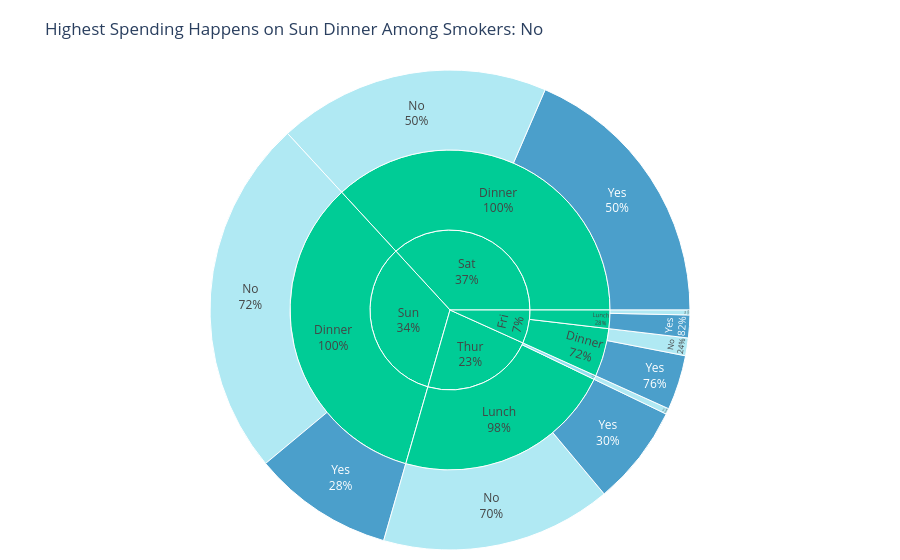

Notebook code for this chart:
### Code cell
# Load built-in tips dataset
tips = px.data.tips()

# Aggregate total bill amount
tips_grouped = (
    tips.groupby(['day', 'time', 'smoker'])['total_bill']
    .sum()
    .reset_index()
)

# Find where the highest spending happens
top_spending = (
    tips_grouped.sort_values(by='total_bill', ascending=False)
    .iloc[0]
)

# Sunburst chart
fig = px.sunburst(
    tips_grouped,
    path=['day', 'time', 'smoker'],
    values='total_bill',
    color='smoker',
    color_discrete_map={
        'Yes': '#0077B6',  
        'No': '#DDB892'     
    },
    title=f'Highest Spending Happens on {top_spending["day"]} {top_spending["time"]} Among Smokers: {top_spending["smoker"]}'
)

# Grey out parent nodes + show percent of parent
fig.update_traces(
    textinfo='label+percent parent',
    root_color='lightgrey'
)

# Layout cleanup
fig.update_layout(
    margin=dict(t=70, l=10, r=10, b=10)
)

fig.show()

### Figure 1 — Plotly figure (JSON) as saved in the notebook; plotly's stock layout.template omitted (floating-point values rounded to 4 significant figures)
{"data": [{"branchvalues": "total", "customdata": [["(?)"], ["(?)"], ["(?)"], ["(?)"], ["(?)"], ["(?)"], ["(?)"], ["(?)"], ["(?)"], ["No"], ["No"], ["No"], ["No"], ["No"], ["No"], ["No"], ["Yes"], ["Yes"], ["Yes"], ["Yes"], ["Yes"]], "domain": {"x": [0, 1], "y": [0, 1]}, "hovertemplate": "labels=%{label}<br>total_bill=%{value}<br>parent=%{parent}<br>id=%{id}<br>smoker=%{customdata[0]}<extra></extra>", "ids": ["Thur", "Sat", "Fri", "Thur/Lunch", "Sun/Dinner", "Sat/Dinner", "Fri/Lunch", "Fri/Dinner", "Sun", "Thur/Dinner", "Fri/Dinner/No", "Thur/Dinner/No", "Sun/Dinner/No", "Sat/Dinner/No", "Fri/Lunch/No", "Thur/Lunch/No", "Sun/Dinner/Yes", "Sat/Dinner/Yes", "Fri/Lunch/Yes", "Fri/Dinner/Yes", "Thur/Lunch/Yes"], "labels": ["Thur", "Sat", "Fri", "Lunch", "Dinner", "Dinner", "Lunch", "Dinner", "Sun", "Dinner", "No", "No", "No", "No", "No", "No", "Yes", "Yes", "Yes", "Yes", "Yes"], "marker": {"colors": ["#00cc96", "#00cc96", "#00cc96", "#00cc96", "#00cc96", "#00cc96", "#00cc96", "#00cc96", "#00cc96", "#90E0EF", "#90E0EF", "#90E0EF", "#90E0EF", "#90E0EF", "#90E0EF", "#90E0EF", "#0077B6", "#0077B6", "#0077B6", "#0077B6", "#0077B6"]}, "name": "", "parents": ["", "", "", "Thur", "Sun", "Sat", "Fri", "Fri", "", "Thur", "Fri/Dinner", "Thur/Dinner", "Sun/Dinner", "Sat/Dinner", "Fri/Lunch", "Thur/Lunch", "Sun/Dinner", "Sat/Dinner", "Fri/Lunch", "Fri/Dinner", "Thur/Lunch"], "root": {"color": "lightgrey"}, "textinfo": "label+percent parent", "type": "sunburst", "values": [1096.0, 1778.0, 325.9, 1078.0, 1627.0, 1778.0, 89.92, 236.0, 1627.0, 18.78, 57.7, 18.78, 1169.0, 884.8, 15.98, 751.3, 458.3, 893.6, 73.94, 178.3, 326.2]}], "layout": {"legend": {"tracegroupgap": 0}, "margin": {"b": 10, "l": 10, "r": 10, "t": 70}, "title": {"text": "Highest Spending Happens on Sun Dinner Among Smokers: No"}}}
